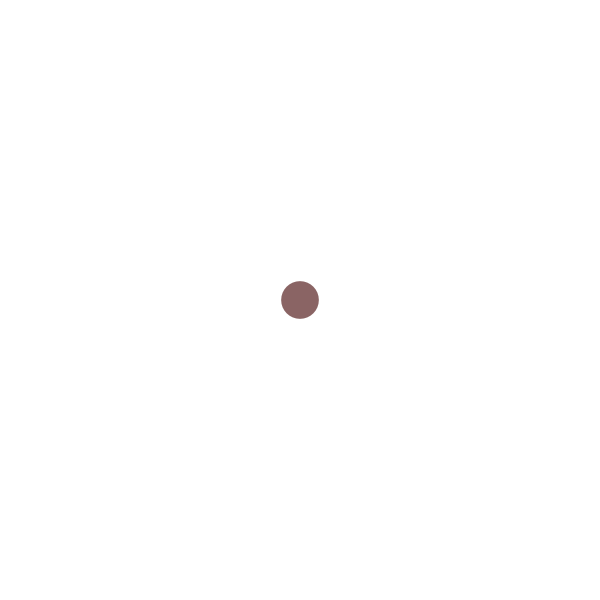
Frame 1 (no input)
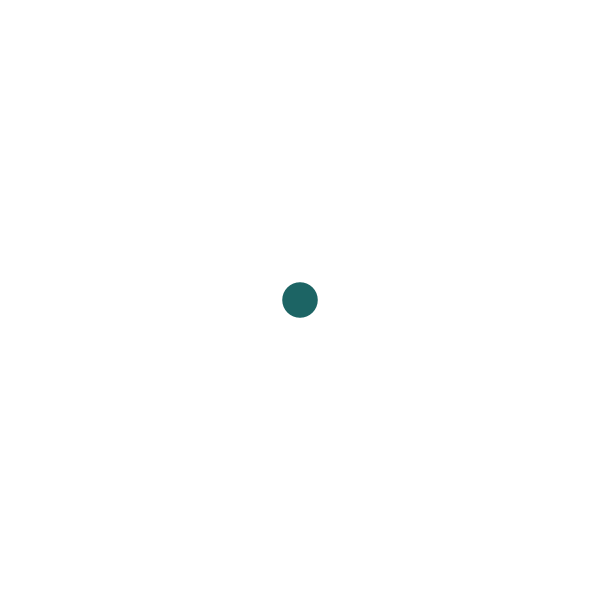
Frame 60 (the mouse pressed at the canvas centre just before this capture)
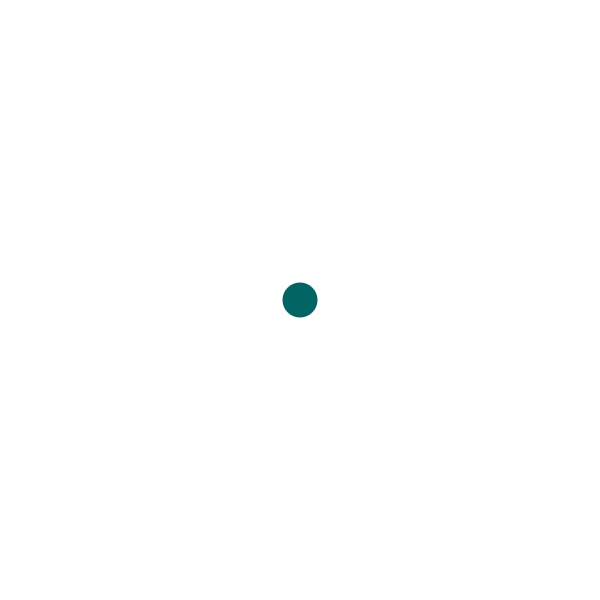
Frame 120 (the mouse held since frame 60 and released just before this capture)

The Processing sketch that drew these frames (run headless with seeded random() and noise(); from frame 60 on, the mouse is pressed at the canvas centre):

// Processing sketch: sineSize
// ── sineSize.pde
/*/////////////////////
Created by Nidhi Malhotra
for MFADT CCLab Fall 12
/////////////////////*/

float angle, change;
float xPos, yPos;
float r, g, b, rChange;

void setup(){
  size(600,600);
  smooth();
  xPos = width/2;
  yPos = height/2;
  g = 100;
  b = 100;
}

void draw(){
  background(255);
  angle = frameCount * 0.09; 
  r = frameCount * 0.09;
  change = map(sin(angle),-1, 1, 35, 40);
  
  rChange = map(sin(r),-1, 1, 0, 255);
  fill(rChange, g, b);
  noStroke();
  ellipse(xPos, yPos, change, change);
  
}
